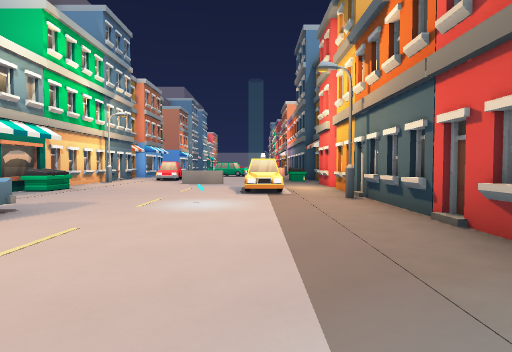
[1] (above)

18 first-person views from a walk through a level from a Godot 3-D game. The camera is 1.4 m above the floor, tilts 2° down and sees 80° across. The floor is counted in squares, 2 m on a side. Each view is taken from the middle of a square. On the plan, view 1 faces up. The plan holds only what a view shows up to about 10 squares ahead; the rest is blank. The place goes on beyond the plan. Characters and animated objects are left out.

[2]
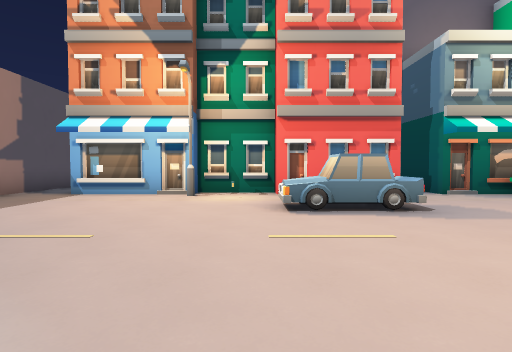

[3]
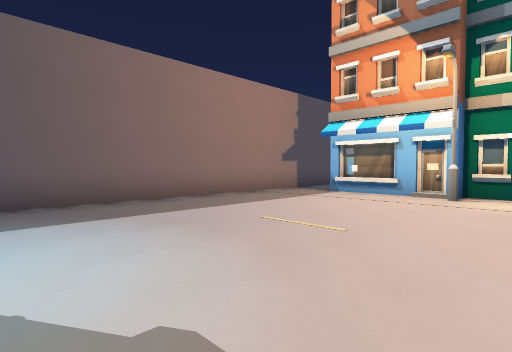

[4]
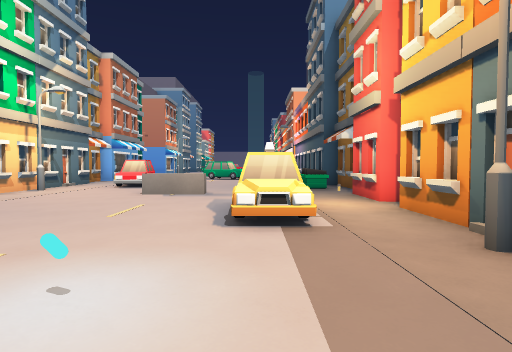

[5]
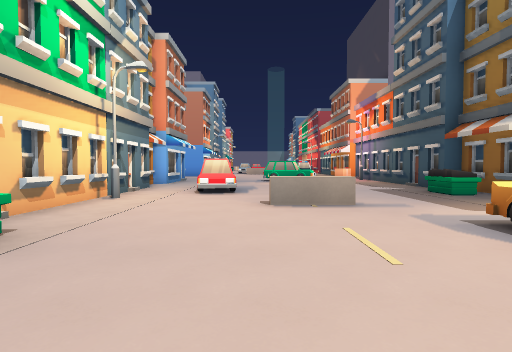

[6]
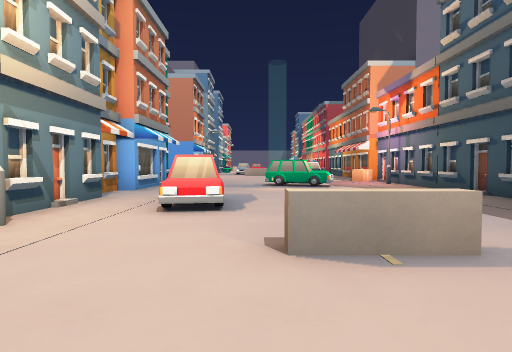

[7]
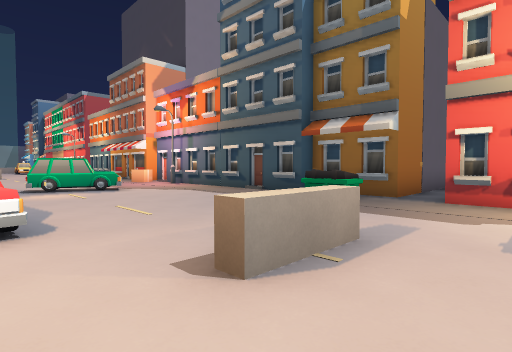

[8]
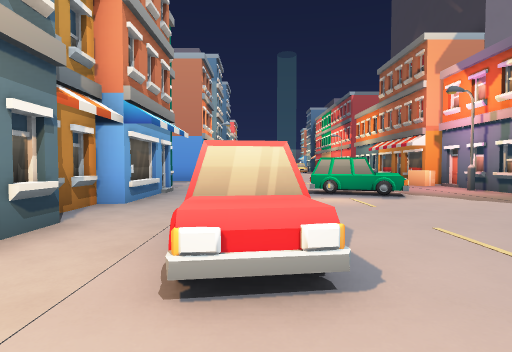

[9]
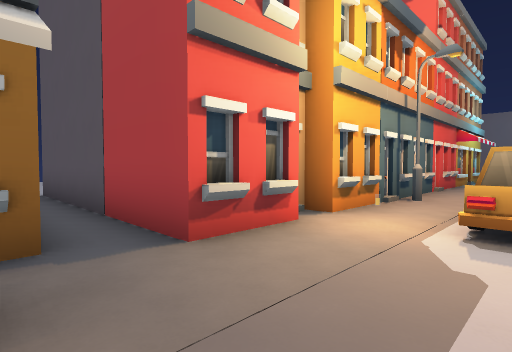

[10]
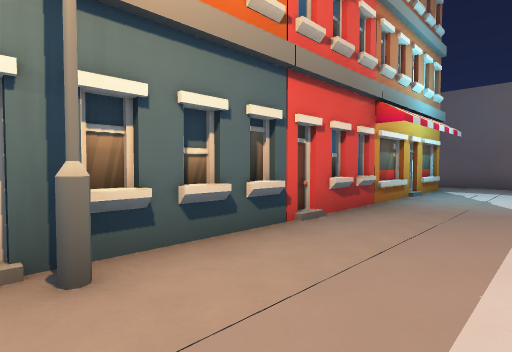

[11]
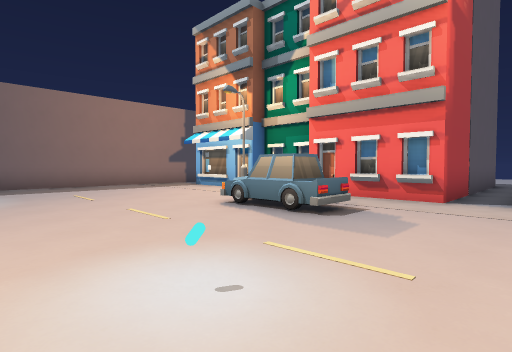

[12]
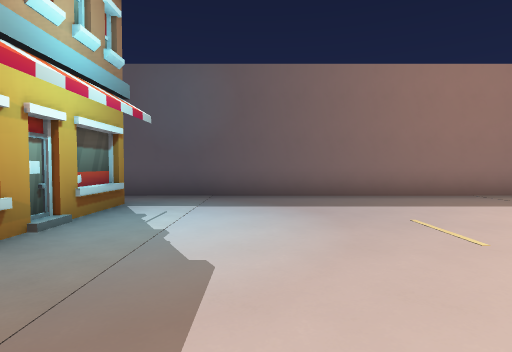

[13]
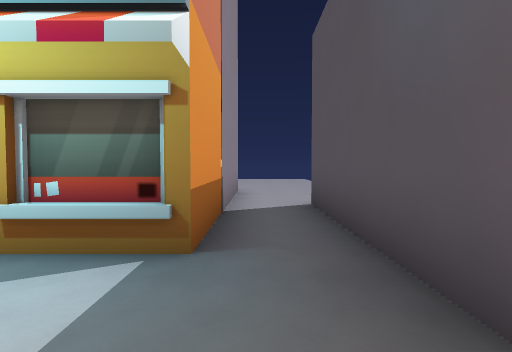

[14]
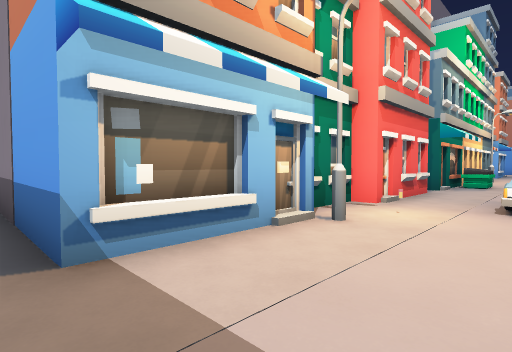

[15]
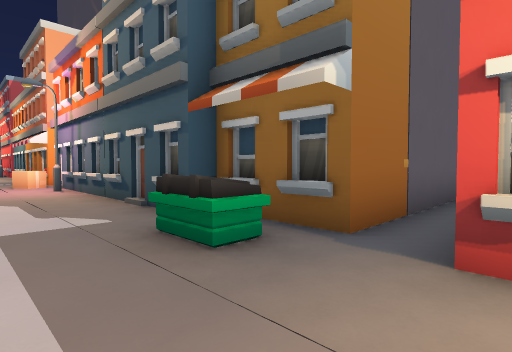

[16]
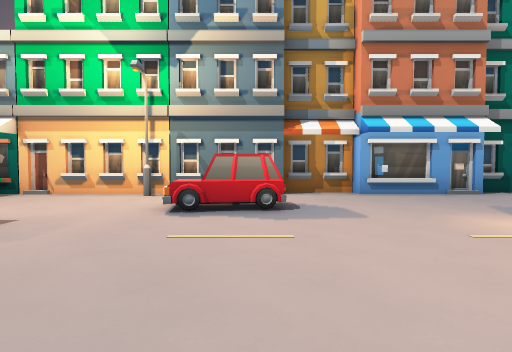

[17]
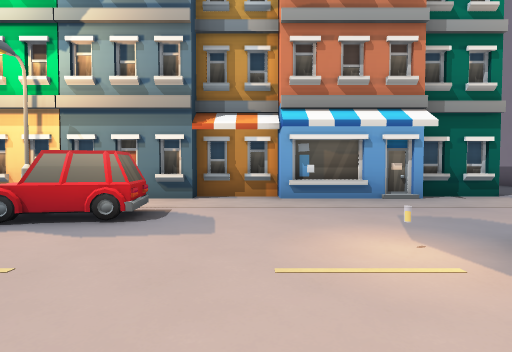

[18]
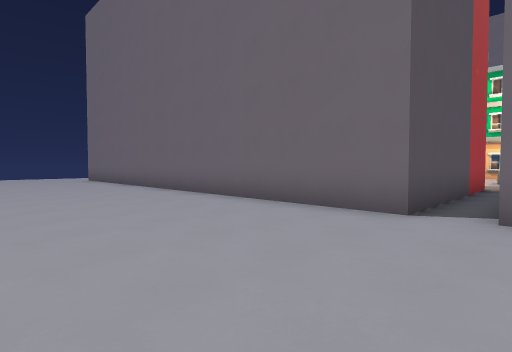

### Floor plan
Key: @ floor where view 1 was taken; . floor; / step, stairs or slope; B building; U dumpster; C car; S streetlight; O other object.
Columns run from 12 left of view 1 to 13 right of it. Each row starts with its distance up from view 1.
 20      B....CC..SB
 19      B.....C...B
 18      B.........B
 17      B.........B
 16      B.........B
 15      B..C......B
 14      B../.....UB
 13      BS.......UBBBBBB.....
 12      B....................
 11      B.........BBBBBB.....
 10      B.........B    B.....
  9    BBBU.....C..B    B.....
  8    B.BU.....C..B    B.....
  7    BBB........SB    B....
  6 ...............B    B....
  5 BBBBBB.........B    B....
  4      B..C......B    B....
  3      B..C......B    B....
  2      B.........B      ...
  1      BS........B       ..
  0      B......@..B
 -1      B.........B
 -2   BBBB.........BBBBBB
 -3    ....................
 -4    OOOOOOOOOOOOOOO.....

Positions as (right, up) in squares from view 1, and headings:
1: (0, 0), facing up
2: (1, 2), facing left
3: (1, 2), facing down-left
4: (0, 4), facing up
5: (-3, 6), facing up
6: (-3, 9), facing up
7: (-4, 10), facing up-right
8: (-4, 12), facing up
9: (0, 13), facing down-right
10: (0, 7), facing down-right
11: (0, 7), facing down-left
12: (0, 3), facing down
13: (0, -3), facing right
14: (-4, -3), facing up-left
15: (0, 11), facing up-right
16: (1, 15), facing left
17: (0, 17), facing left
18: (13, 13), facing down-left
